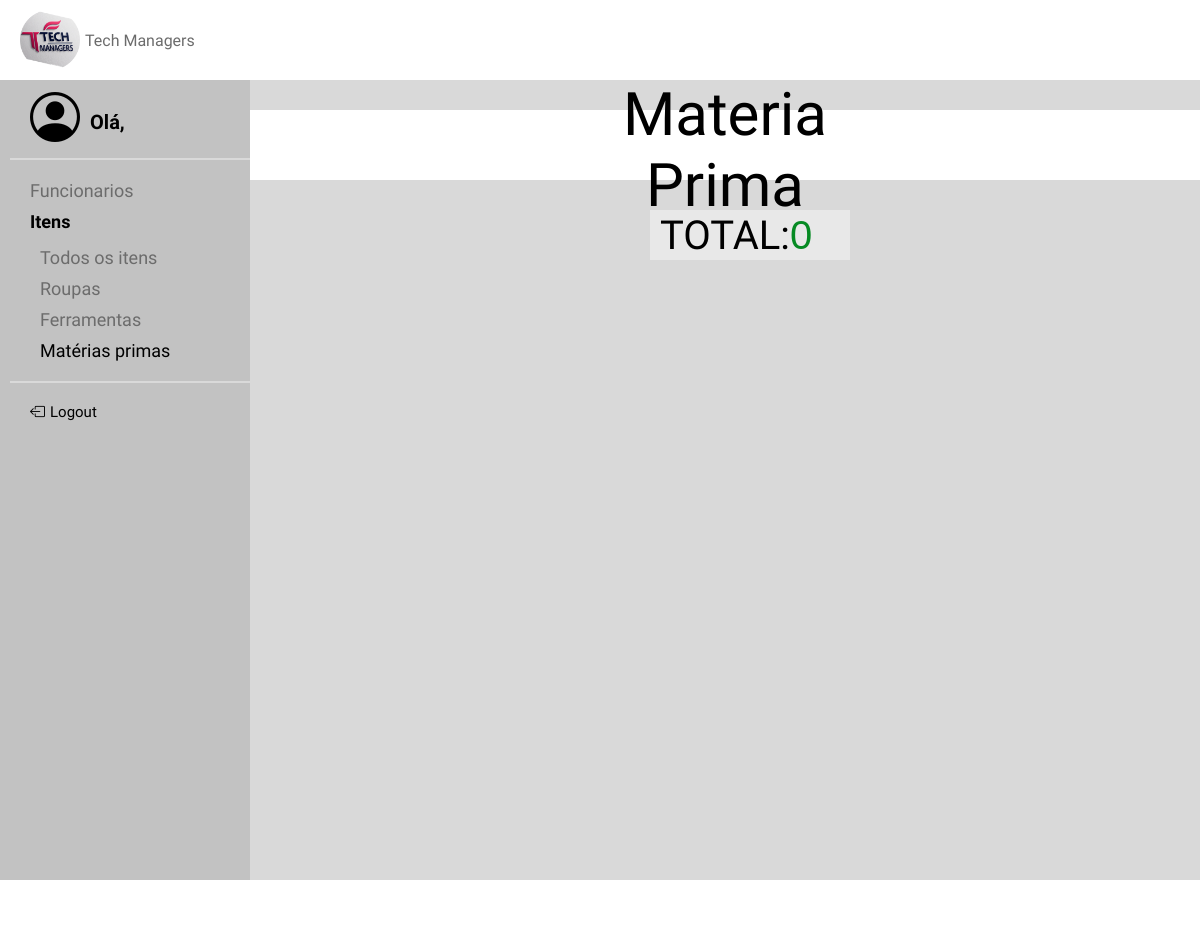
The app's page /TelaAM, older data.
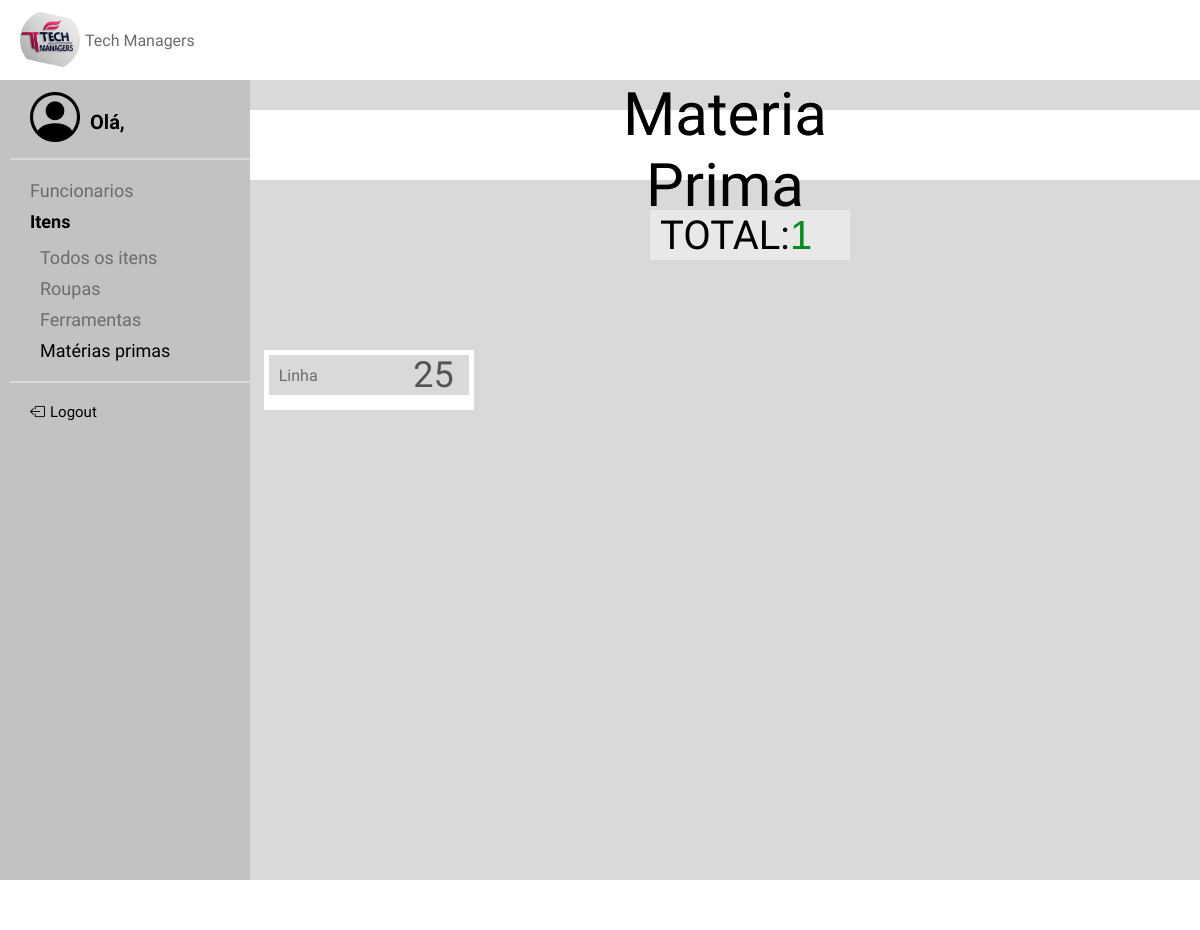
The same page, newer data.
### models.py (models this page shows, shortened)
class ITEM(Base):
    __tablename__ = 'item'
    id = Column(Integer, primary_key=True, unique=True, nullable=False, index=True)
    nome = Column(String(40), nullable=False, index=True)
    tipo = Column(String(40), nullable=False, index=True)
    quantidade = Column(Integer, nullable=False, index=True)

### app.py (the view)
@app.route('/TelaAM')
def tela_materia_prima():
    itens = ITEM.query.filter_by(tipo="Materia").all()
    return render_template("TelaAMateriaPrima.html", itens=itens)

### templates/TelaAMateriaPrima.html
{% extends "base.html" %}
{% block conteudo %}
    <link rel="stylesheet" href="/static/TelaAMateriaPrima.css">
    <div class="container">
        <div id="numero">
            <p class="titulo">Materia Prima</p>
        </div>
        <div id="total">
            <p for="numero" id="textonumero"> TOTAL: </p>
            <input type="number" id="camponumero" name="numero" value="{{ itens | length }}" readonly>
        </div>
        <div class="cards">
            {% for item in itens %}
                <div class="card">
                    <form class="input-group">
                        <input type="text" id="nome" name="nome" value="{{ item.nome }}" readonly>
                        <input type="number" id="quantidade" name="quantidade" value="{{ item.quantidade }}" disabled>
                    </form>
                </div>
        {% endfor %}
        </div>
    </div>
{% endblock %}

Row changes from the older to the newer data that the page shows:
added ITEM: nome "Linha", quantidade "25"
Text that changed along with them:
form field numero: "0" → "1"
